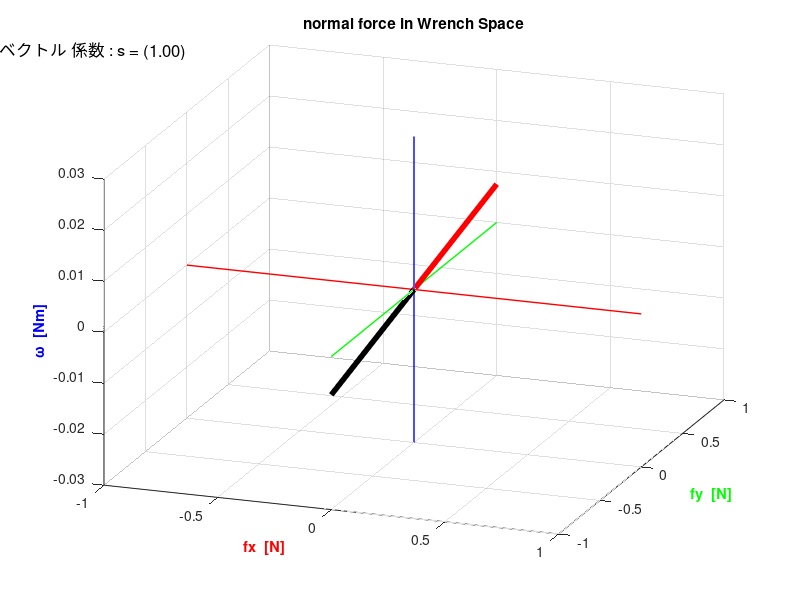

The MATLAB script that drew this image:
% 今週のスライド用のやつ

% 初期化
clear;

% 検索フォルダを追加
addpath('function', '-end');
addpath('.', '-end');
addpath('graph_data', '-end');

% 法線ベクトルの定義

f1 = 1;
f2 = 0;
f3 = 0;

% 法線ベクトルの位置ベクトルの定義
l1 = [0.0075; 0.03; 0.0];
l2 = [0.005; 0.0275; 0.0];
l3 = [-0.0125; 0.03; 0.0];


% グラフ描画開始

figure;

hold on;

grid on;

% グラフタイトル
title('normal force in Wrench Space');

% グラフの視点
view(20, 25);

%ラベルの描画
xlabel('fx  [N]', 'FontSize', 10.5, 'FontWeight', 'bold', 'Color', 'r');
ylabel('fy  [N]', 'FontSize', 10.5, 'FontWeight', 'bold', 'Color', 'g');
zlabel('ω  [Nm]', 'FontSize', 10.5, 'FontWeight', 'bold', 'Color', 'b');

%グラフの範囲を設定
xlim([-1, 1]);
ylim([-1, 1]);
zlim([-0.03, 0.03]);

% 軸線を描画
line([min(xlim) max(xlim)], [0 0], [0 0], 'Color', 'red', 'LineWidth', 1.0);
line([0 0], [min(ylim), max(ylim)], [0 0], 'Color', 'green', 'LineWidth', 1.0);
line([0 0], [0 0], [min(zlim) max(zlim)], 'Color', 'blue', 'LineWidth', 1.0);

%pause(10);

for i = 0:0.01:1

    A = [0 -1 0;
         1 0 1;
         l1(1) l2(2) l3(1)];

    edit_f1 = i * f1;
    edit_f2 = 0;
    edit_f3 = 0;

    all_f1 = [edit_f1; 0; 0];
    all_f2 = [0; edit_f2; 0];
    all_f3 = [0; 0; edit_f3];

    ans_f1 = A * all_f1;
    ans_f2 = A * all_f2;
    ans_f3 = A * all_f3;

    wrench1 = [ans_f1(1) ans_f1(2) ans_f1(3)];
    wrench2 = [ans_f2(1) ans_f2(2) ans_f2(3)];
    wrench3 = [ans_f3(1) ans_f3(2) ans_f3(3)];

    wrench = wrench1 + wrench2 + wrench3;

    p = plot3([0, wrench(1)], [0, wrench(2)], [0, wrench(3)], 'Color', 'r', 'LineWidth', 4.0);
    p1 = plot3([0, -wrench(1)], [0, -wrench(2)], [0, -wrench(3)], 'Color', 'k', 'LineWidth', 4.0);
    box1 = annotation('textbox', [0.0, 0.9, 0.1, 0.1], 'String', sprintf('ベクトル 係数 : s = (%.2f)', i), 'FitBoxToText', 'on', 'Color', [0.0, 0.0, 0.0], 'EdgeColor', 'none', 'FontSize', 12);
    %box2 = annotation('textbox', [0.0, 0.9, 0.1, 0.1], 'String', sprintf('ベクトル 係数 : s = (%.2f)', i), 'FitBoxToText', 'on', 'Color', [0.0, 0.0, 0.0], 'EdgeColor', 'none', 'FontSize', 12);

    pause(0.1);

    if(i == 1)
        disp('');
    else
        delete(p);
        delete(box1);
        delete(p1);
        %delete(box2);
    end

end

hold off;